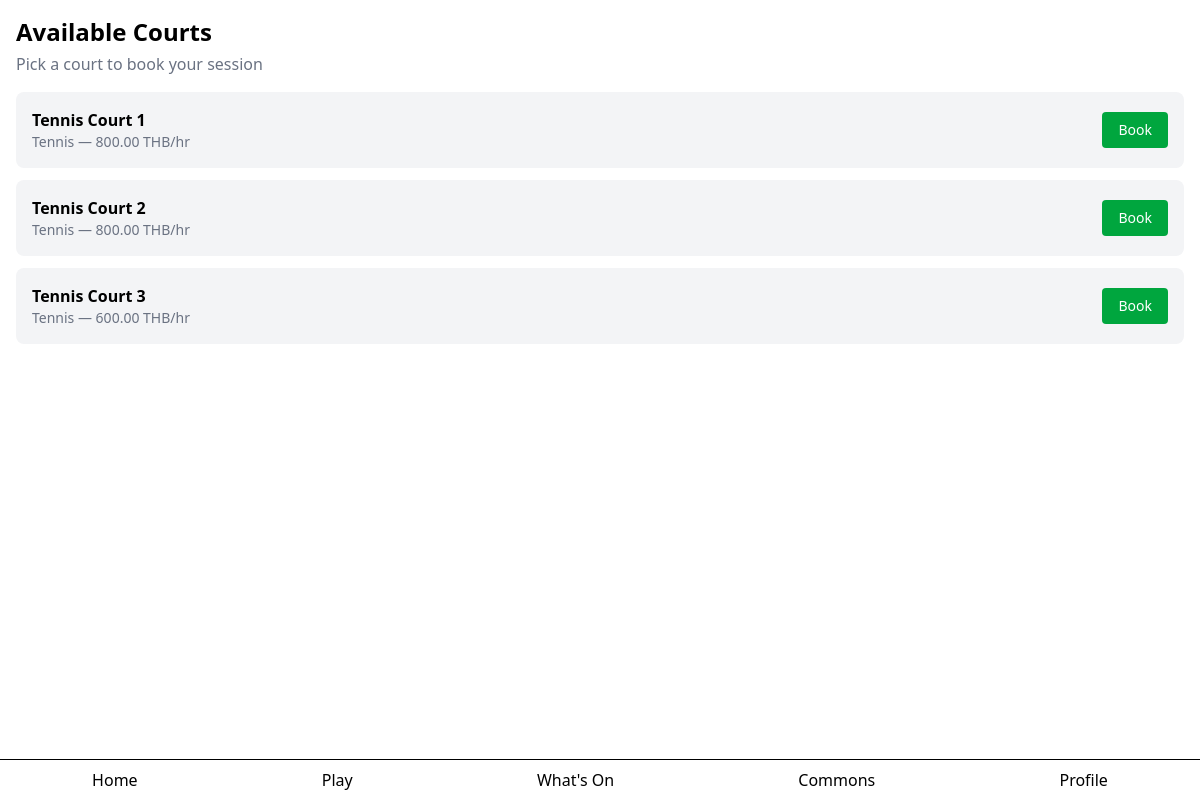
The page /courts/ on the database its author committed.
### courts/models.py (models this page shows, shortened)
class Court(models.Model):
    name = models.CharField(max_length=200)
    hourly_rate = models.DecimalField(max_digits=8, decimal_places=2)
    is_active = models.BooleanField(default=True)
    sport = models.ForeignKey(Sport, on_delete=models.CASCADE)

class Sport(models.Model):
    name = models.CharField(max_length=50)
    description = models.TextField(blank=True)

### courts/views.py (the view)
# urls.py: path("", views.court_list, name="court-list"),
def court_list(request):
    courts = Court.objects.filter(is_active=True)
    return render(request, "courts/court_list.html", {
        "courts": courts,
        "user": request.user,
    })

### courts/templates/courts/court_list.html
{% extends "base.html" %}
{% block content %}
<div class="p-4">
    <h1 class="text-2xl font-bold mb-1">Available Courts</h1>
    <p class="text-gray-500 mb-4">Pick a court to book your session</p>
    <div class="space-y-3">
    {% for court in courts %}
        <div class="bg-gray-100 rounded-lg p-4 flex justify-between items-center">
            <div>
                <p class="font-semibold">{{ court.name }}</p>
                <p class="text-sm text-gray-500">{{ court.sport.name }} — {{ court.hourly_rate }} THB/hr</p>
            </div>
            <a href="{% url 'courts:book-court' court.id %}" class="bg-green-600 text-white text-sm px-4 py-2 rounded">Book</a>
        </div>
    {% endfor %}
    </div>
</div>
{% endblock %}

### rows shown on the page
Court: name "Tennis Court 1", sport.name "Tennis", hourly_rate "800.00"
Court: name "Tennis Court 2", sport.name "Tennis", hourly_rate "800.00"
Court: name "Tennis Court 3", sport.name "Tennis", hourly_rate "600.00"
